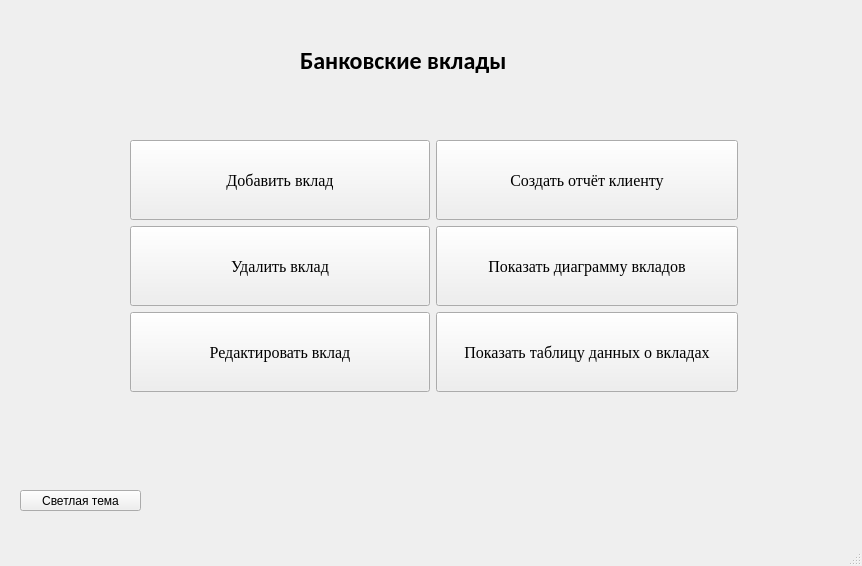
<?xml version="1.0" encoding="UTF-8"?>
<ui version="4.0">
 <class>MainWindow</class>
 <widget class="QMainWindow" name="MainWindow">
  <property name="geometry">
   <rect>
    <x>0</x>
    <y>0</y>
    <width>862</width>
    <height>566</height>
   </rect>
  </property>
  <property name="sizePolicy">
   <sizepolicy hsizetype="Fixed" vsizetype="Preferred">
    <horstretch>0</horstretch>
    <verstretch>0</verstretch>
   </sizepolicy>
  </property>
  <property name="minimumSize">
   <size>
    <width>300</width>
    <height>80</height>
   </size>
  </property>
  <property name="windowTitle">
   <string>MainWindow</string>
  </property>
  <widget class="QWidget" name="centralwidget">
   <widget class="QWidget" name="formLayoutWidget">
    <property name="geometry">
     <rect>
      <x>130</x>
      <y>130</y>
      <width>608</width>
      <height>271</height>
     </rect>
    </property>
    <layout class="QFormLayout" name="formLayout">
     <property name="labelAlignment">
      <set>Qt::AlignmentFlag::AlignCenter</set>
     </property>
     <property name="formAlignment">
      <set>Qt::AlignmentFlag::AlignLeading|Qt::AlignmentFlag::AlignLeft|Qt::AlignmentFlag::AlignVCenter</set>
     </property>
     <item row="0" column="0">
      <widget class="QPushButton" name="AddDeposit">
       <property name="sizePolicy">
        <sizepolicy hsizetype="Minimum" vsizetype="Minimum">
         <horstretch>0</horstretch>
         <verstretch>0</verstretch>
        </sizepolicy>
       </property>
       <property name="minimumSize">
        <size>
         <width>300</width>
         <height>80</height>
        </size>
       </property>
       <property name="font">
        <font>
         <family>Times New Roman</family>
         <pointsize>12</pointsize>
        </font>
       </property>
       <property name="text">
        <string>Добавить вклад</string>
       </property>
      </widget>
     </item>
     <item row="0" column="1">
      <widget class="QPushButton" name="CreateReport">
       <property name="sizePolicy">
        <sizepolicy hsizetype="Minimum" vsizetype="Minimum">
         <horstretch>0</horstretch>
         <verstretch>0</verstretch>
        </sizepolicy>
       </property>
       <property name="minimumSize">
        <size>
         <width>300</width>
         <height>80</height>
        </size>
       </property>
       <property name="font">
        <font>
         <family>Times New Roman</family>
         <pointsize>12</pointsize>
        </font>
       </property>
       <property name="text">
        <string>Создать отчёт клиенту</string>
       </property>
      </widget>
     </item>
     <item row="1" column="0">
      <widget class="QPushButton" name="DeleteDeposit">
       <property name="minimumSize">
        <size>
         <width>300</width>
         <height>80</height>
        </size>
       </property>
       <property name="font">
        <font>
         <family>Times New Roman</family>
         <pointsize>12</pointsize>
        </font>
       </property>
       <property name="text">
        <string>Удалить вклад</string>
       </property>
      </widget>
     </item>
     <item row="1" column="1">
      <widget class="QPushButton" name="ShowDiagram">
       <property name="minimumSize">
        <size>
         <width>300</width>
         <height>80</height>
        </size>
       </property>
       <property name="font">
        <font>
         <family>Times New Roman</family>
         <pointsize>12</pointsize>
        </font>
       </property>
       <property name="text">
        <string>Показать диаграмму вкладов</string>
       </property>
      </widget>
     </item>
     <item row="2" column="0">
      <widget class="QPushButton" name="EditDeposit">
       <property name="minimumSize">
        <size>
         <width>300</width>
         <height>80</height>
        </size>
       </property>
       <property name="font">
        <font>
         <family>Times New Roman</family>
         <pointsize>12</pointsize>
        </font>
       </property>
       <property name="text">
        <string>Редактировать вклад</string>
       </property>
      </widget>
     </item>
     <item row="2" column="1">
      <widget class="QPushButton" name="ShowTable">
       <property name="sizePolicy">
        <sizepolicy hsizetype="Minimum" vsizetype="Fixed">
         <horstretch>0</horstretch>
         <verstretch>0</verstretch>
        </sizepolicy>
       </property>
       <property name="minimumSize">
        <size>
         <width>300</width>
         <height>80</height>
        </size>
       </property>
       <property name="font">
        <font>
         <family>Times New Roman</family>
         <pointsize>12</pointsize>
        </font>
       </property>
       <property name="text">
        <string>Показать таблицу данных о вкладах</string>
       </property>
      </widget>
     </item>
    </layout>
   </widget>
   <widget class="QLabel" name="label">
    <property name="geometry">
     <rect>
      <x>300</x>
      <y>40</y>
      <width>231</width>
      <height>41</height>
     </rect>
    </property>
    <property name="font">
     <font>
      <family>Calibri</family>
      <pointsize>18</pointsize>
      <bold>true</bold>
     </font>
    </property>
    <property name="text">
     <string>Банковские вклады</string>
    </property>
   </widget>
   <widget class="QPushButton" name="ChangeTheme">
    <property name="geometry">
     <rect>
      <x>20</x>
      <y>490</y>
      <width>121</width>
      <height>21</height>
     </rect>
    </property>
    <property name="text">
     <string>Светлая тема</string>
    </property>
   </widget>
  </widget>
  <widget class="QStatusBar" name="statusbar"/>
 </widget>
 <resources/>
 <connections/>
</ui>
